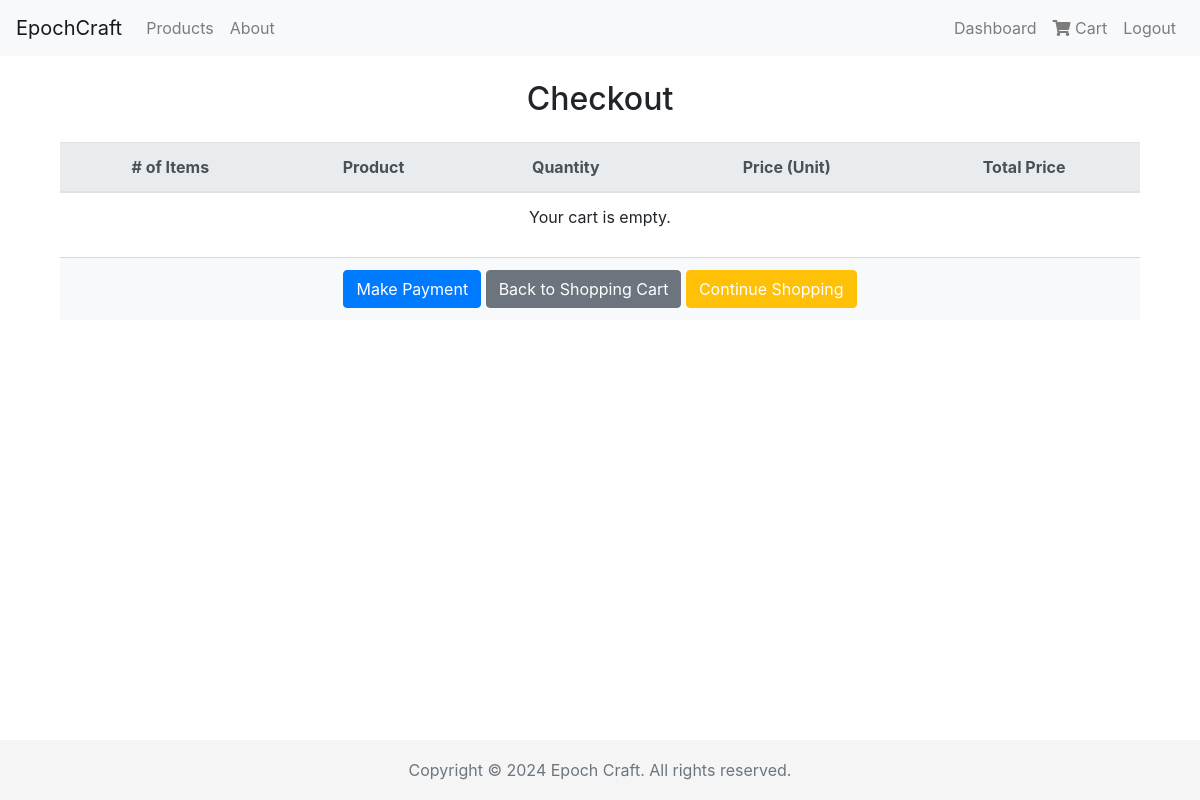
/checkout/ (signed in), run on an earlier commit of the app's database.
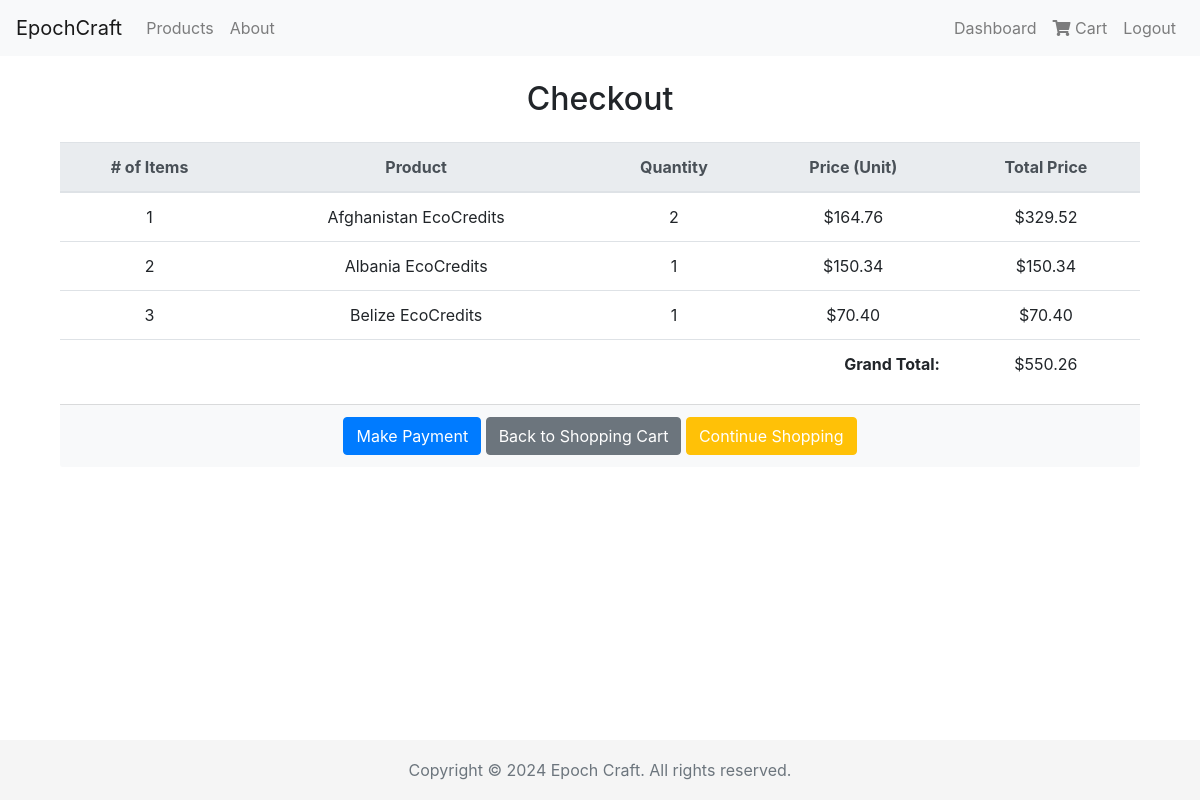
And on a later commit of the database.
### cc_shop/models.py (models this page shows, shortened)
class CartItem(models.Model):
    cart = models.ForeignKey(Cart, on_delete=models.CASCADE, related_name='items')
    product = models.ForeignKey(Product, on_delete=models.CASCADE)
    quantity = models.IntegerField(default=1)

class Product(models.Model):
    country = models.ForeignKey(Country, on_delete=models.CASCADE, related_name='products')
    description = models.TextField()
    price = models.DecimalField(max_digits=10, decimal_places=2)
    type = models.CharField(max_length=50)  # Types could be like "Renewable Energy Credit", "Carbon Offset", etc.

class Country(models.Model):
    country_code = models.CharField(max_length=3, primary_key=True)
    country_name = models.CharField(max_length=100)
    def __str__(self):
        return self.country_name

class Cart(models.Model):
    user = models.ForeignKey(User, on_delete=models.CASCADE)
    active = models.BooleanField(default=True)

### cc_shop/views.py (the view)
# urls.py: path('checkout/', views.checkout, name='checkout'),
@login_required
def checkout(request):
    cart = get_object_or_404(Cart, user=request.user)  # Fetch the user's cart
    if request.method == 'POST':
        return redirect('make_payment')
    else:
        return render(request, 'checkout.html', {'cart': cart})

### cc_shop/templatetags/cart_tags.py (called while the page is built)
@register.filter
def multiply_and_round(value, arg):
    return round(value * arg, 2)

### cc_shop/templatetags/custom_filters.py (called while the page is built)
@register.filter(name='sum_cart_total')
def sum_cart_total(cart_items):
    return sum(item.quantity * item.product.price for item in cart_items)

### cc_shop/templates/checkout.html
{% extends 'base.html' %}
{% load custom_filters %}
{% load cart_tags %}
{% block content %}
<div class="container mt-4">
    <h2 class="text-center mb-4">Checkout</h2>
    <table class="table table-hover">
        <thead class="thead-light">
            <tr class="text-center">
                <th># of Items</th>
                <th>Product</th>
                <th>Quantity</th>
                <th>Price (Unit)</th>
                <th>Total Price</th>
            </tr>
        </thead>
        <tbody>
            {% for item in cart.items.all %}
            <tr class="text-center">
                <td>{{ forloop.counter }}</td>
                <td>{{ item.product.country }} EcoCredits</td>
                <td>{{ item.quantity }}</td>
                <td>${{ item.product.price }}</td>
                <td>${{ item.quantity|multiply_and_round:item.product.price }}</td>
            </tr>
            {% empty %}
            <tr><td colspan="5" class="text-center">Your cart is empty.</td></tr>
            {% endfor %}
            {% if cart.items.all %}
            <tr>
                <td colspan="4" class="text-right"><strong>Grand Total:</strong></td>
                <td class="text-center">${{ cart.items.all|sum_cart_total }}</td>
            </tr>
            {% endif %}
        </tbody>
    </table>
    <div class="card-footer text-center bg-light">
        <form method="get" action="{% url 'make_payment' %}" class="d-inline">
            <button type="submit" class="btn btn-primary">Make Payment</button>
        </form>
        <a href="{% url 'cart_detail' %}" class="btn btn-secondary">Back to Shopping Cart</a>
        <a href="{% url 'list_products' %}" class="btn btn-warning text-white">Continue Shopping</a>
    </div>
</div>
{% endblock %}

What changed in the data, as far as the page shows it:
added CartItem: product.country "Afghanistan", quantity "2", product.price "164.76", quantity|multiply_and_round "329.52"
added CartItem: product.country "Albania", quantity "1", product.price "150.34", quantity|multiply_and_round "150.34"
added CartItem: product.country "Belize", quantity "1", product.price "70.40", quantity|multiply_and_round "70.40"
now on this page (row unchanged): Cart: items.all|sum_cart_total "550.26"
Also different on the page:
text no longer shown: "Your cart is empty."
text now shown: "Grand Total: $"
